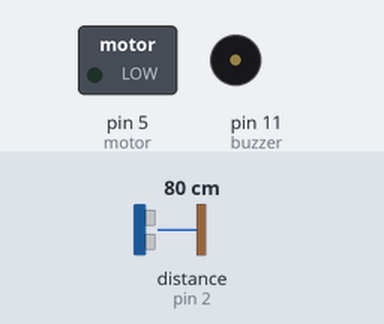
Bench run of a sketch on a simulated Arduino Uno, built with avr-gcc and run on an emulated ATmega328P. Shown: switched loads named in the sketch (green lamp = pin HIGH), buzzer (waves = sounding). Wiring (inferred from the names in the program): ultrasonic range finder: trigger pin 3; echo pin 2. The inputs (shaded band) are chosen by the test bench; at power-on: distance to the obstacle (sensor on pin 2) 80 cm. The echo pulse lasts 58.3 µs per cm; pins used as bus, display or sensor lines are not drawn.

Above: at 1.3 s.
1.4 s: distance to the obstacle (sensor on pin 2) set to 73 cm
2.9 s: distance to the obstacle (sensor on pin 2) set to 67 cm
At 3.5 s:
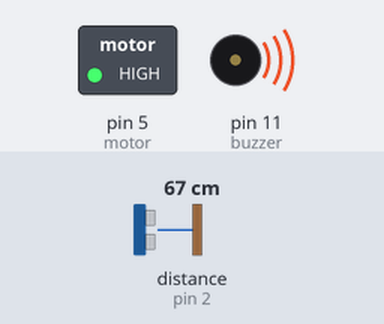
4.5 s: distance to the obstacle (sensor on pin 2) set to 120 cm
At 5.2 s:
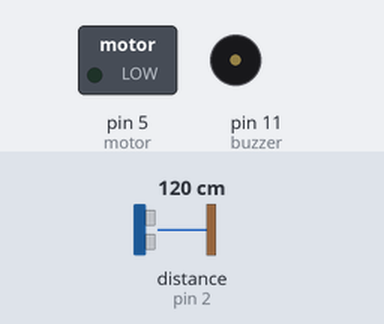
6.0 s: distance to the obstacle (sensor on pin 2) set to 2 cm
At 7.0 s:
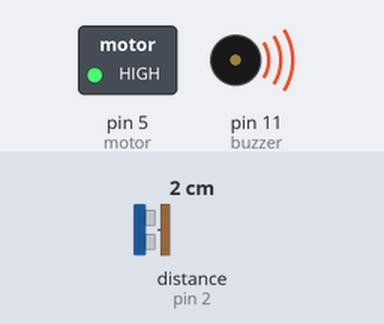
Timing chart, 0 to 8.5 s (numbered marks = the images above; inputs shaded):
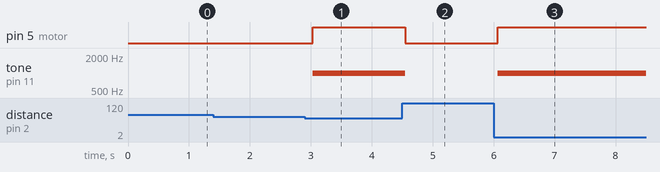

The sketch:

Smart_Glasses_Program.ino
```cpp
#define trigPin 3

#define echoPin 2

#define motor 5

#define buzzer 11


void setup()
{
pinMode(trigPin, OUTPUT);

pinMode(echoPin, INPUT);

pinMode(motor, OUTPUT);

pinMode(buzzer,OUTPUT);

}

void loop()

{

long duration, distance;

digitalWrite(trigPin, LOW);

delayMicroseconds(2);

digitalWrite(trigPin, HIGH);

delayMicroseconds(10);

digitalWrite(trigPin, LOW);

duration = pulseIn(echoPin, HIGH);

distance = (duration/2) / 29.1;

if (distance < 70)     // This is the distance in cm. you can change the value

{
tone(buzzer, 1000);

digitalWrite(motor,HIGH);    // When the the distance is below 70cm the buzzer will beep

//digitalWrite(buzzer,HIGH);

} else

{
noTone(buzzer);

digitalWrite(motor,LOW);     // when the distance is greater than 70cm the buzzer won't beep

//digitalWrite(buzzer,LOW);


} delay(500);

}
```

Measured:
- the behaviour switches between 71 and 70 cm on distance to the obstacle (sensor on pin 2) (found by bisection; images 0 and 1)
- after the input at 1.4 s, every drawn part: stays the same
- after the input at 2.9 s, pin 5 (motor): LOW → HIGH after 0.13 s; tone on pin 11 (buzzer): silent → 1000 Hz after 0.13 s
- after the input at 4.5 s, pin 5 (motor): HIGH → LOW after 0.05 s; tone on pin 11 (buzzer): 1000 Hz → silent after 0.05 s
- after the input at 6.0 s, pin 5 (motor): LOW → HIGH after 0.07 s; tone on pin 11 (buzzer): silent → 1000 Hz after 0.07 s
